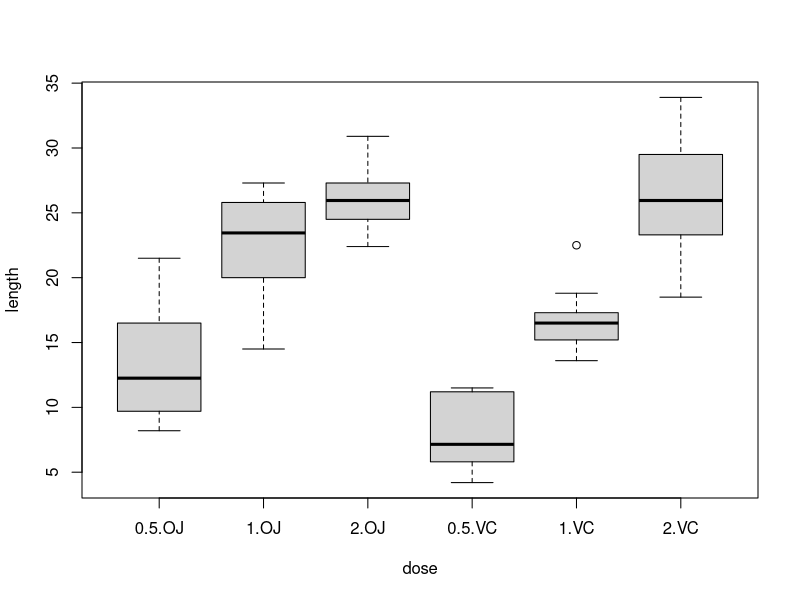
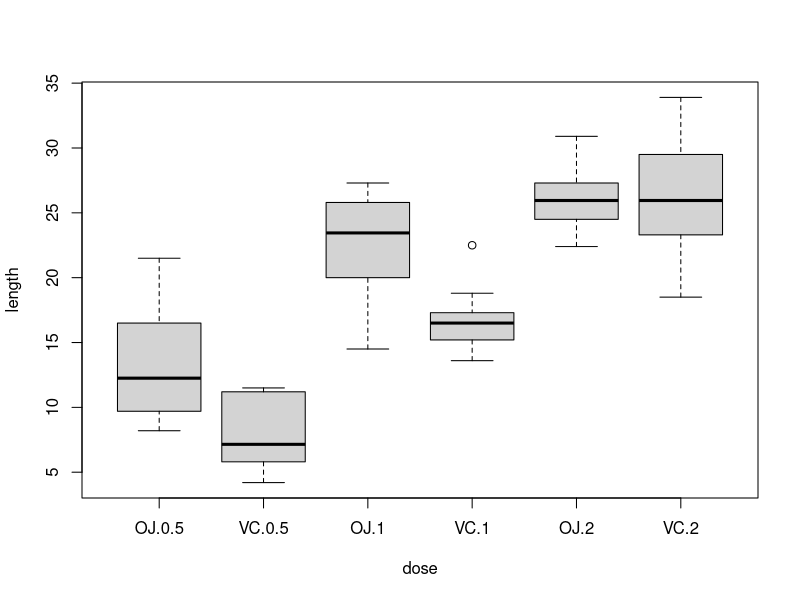

Here is the R script that generated these plots, in order: (Note: this script raises an error after producing the figures.)
## ---- chunk 1

library(datasets)

boxplot( len ~ interaction(dose,supp), data=ToothGrowth,xlab="dose",ylab="length" )
boxplot( len ~ interaction(supp,dose), data=ToothGrowth, xlab="dose",ylab="length")


## ---- chunk 2
#library(UsingR);
data(father.son); x <- father.son$sheight
(mean(x) + c(-1, 1) * qnorm(.975) * sd(x) / sqrt(length(x))) / 12
round(1 / sqrt(10 ^ (1 : 6)), 3)

alpha <- .05 
z.half.alpha <- qnorm(1-alpha/2)
c(-z.half.alpha, z.half.alpha)
## ---- chunk 3
t.test(x$len[x$supp=="OJ"],x$len[x$supp=="VC"],paired=TRUE)
## ---- chunk 4
t.test(x$len,x$dose)
## ---- chunk 5
require(reshape2)
a<-dcast(ToothGrowth, supp + dose ~ 1:10, value.var = "len") # because there are 10 observations for each
a
